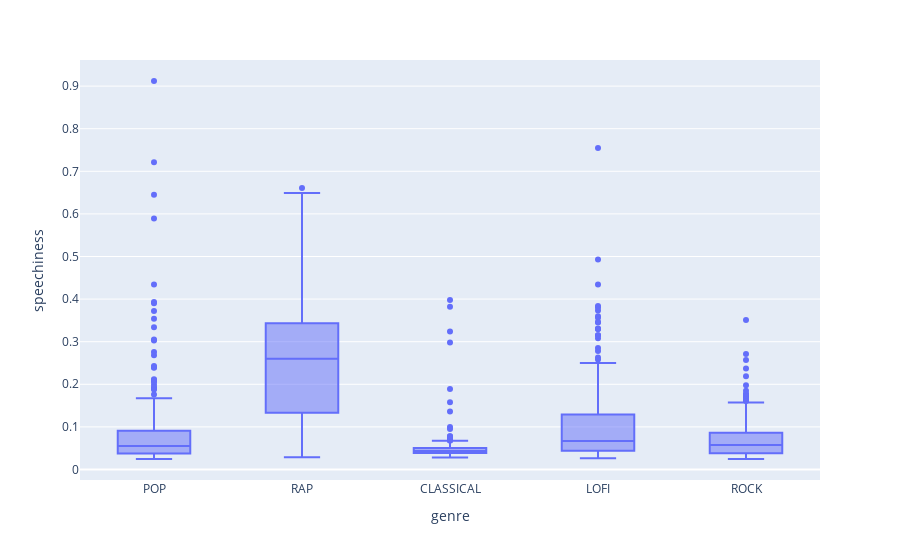

Notebook code cell kept with this figure:
### Markdown cell above
speechiness

### Code cell
px.box(genre_df, x='genre', y='speechiness')

### Figure 1 — Plotly figure (JSON) as saved in the notebook; plotly's stock layout.template omitted (floating-point values rounded to 4 significant figures; data arrays with more than 128 entries replaced by an {"elided": "..."} marker saying what was removed)
{"data": [{"alignmentgroup": "True", "hovertemplate": "genre=%{x}<br>speechiness=%{y}<extra></extra>", "legendgroup": "", "marker": {"color": "#636efa"}, "name": "", "notched": false, "offsetgroup": "", "orientation": "v", "showlegend": false, "type": "box", "x": {"elided": "1363 str values"}, "x0": " ", "xaxis": "x", "y": {"elided": "1363 float values"}, "y0": " ", "yaxis": "y"}], "layout": {"boxmode": "group", "legend": {"tracegroupgap": 0}, "margin": {"t": 60}, "xaxis": {"anchor": "y", "domain": [0, 1], "title": {"text": "genre"}}, "yaxis": {"anchor": "x", "domain": [0, 1], "title": {"text": "speechiness"}}}}
